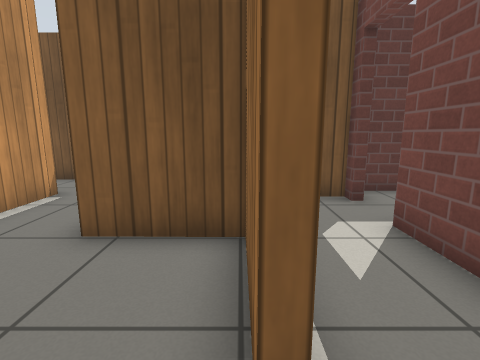
[1] (above)

16 first-person views from a walk through a world built for the Gazebo simulator. The camera is 0.83 m above the floor, tilts 10° down and sees 85° across. The floor is counted in squares, 0.5 m on a side. Each view is taken from the middle of a square. On the plan, view 1 faces up. The plan holds only what a view shows up to about 14 squares ahead; the rest is blank. Gazebo's built-in surfaces are drawn with simple patterns.

[2]
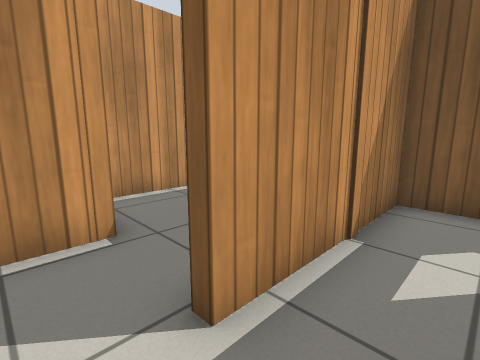

[3]
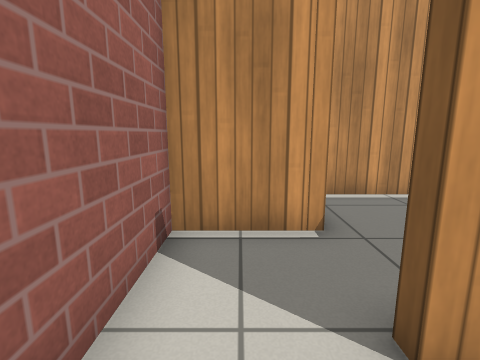

[4]
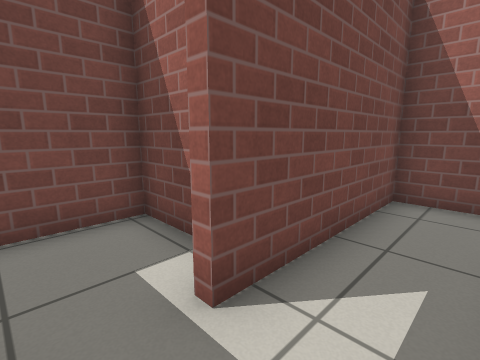

[5]
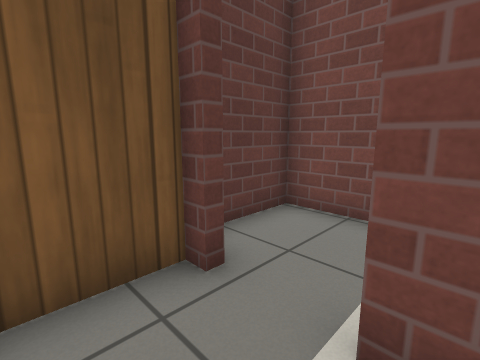

[6]
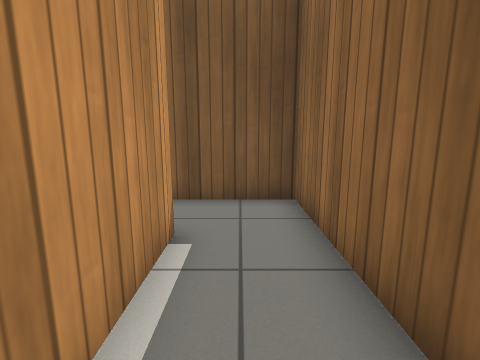

[7]
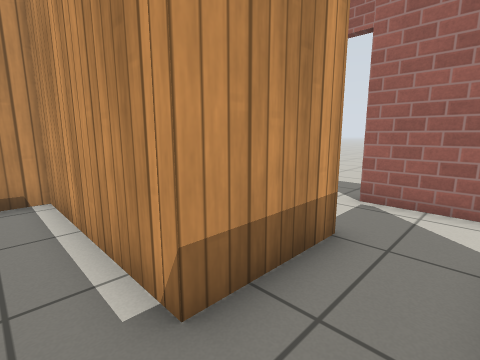

[8]
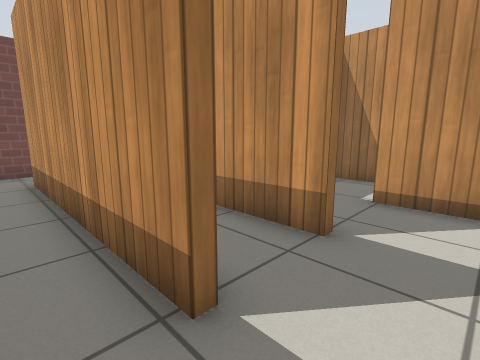

[9]
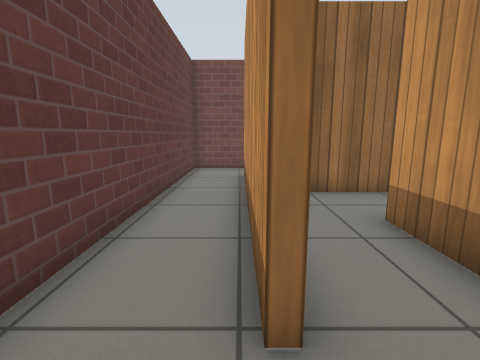

[10]
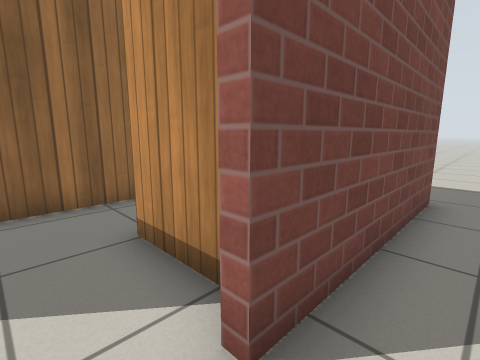

[11]
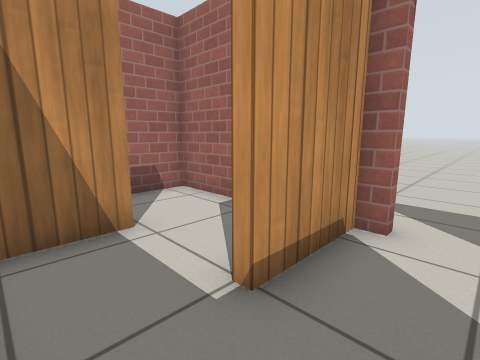

[12]
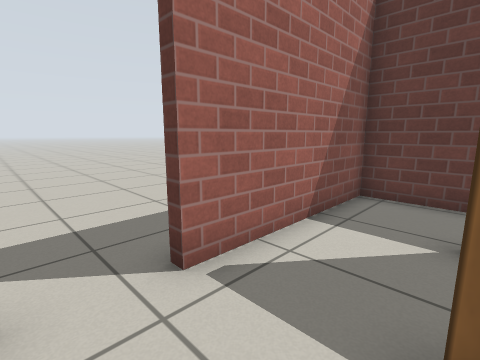

[13]
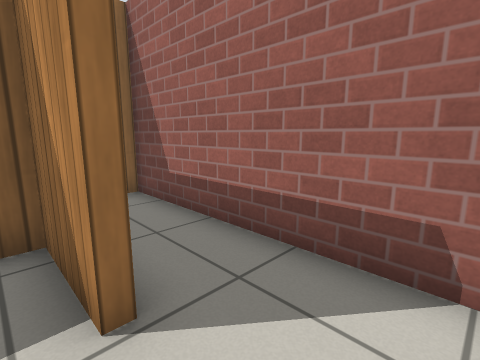

[14]
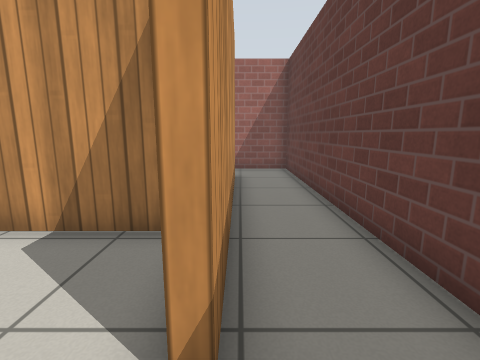

[15]
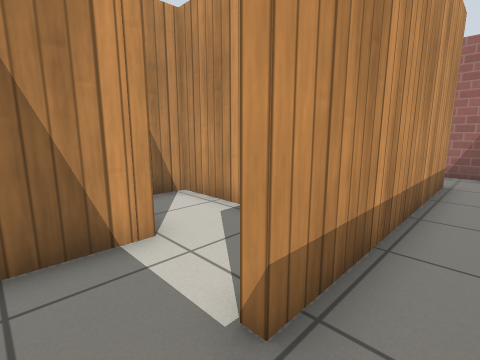

[16]
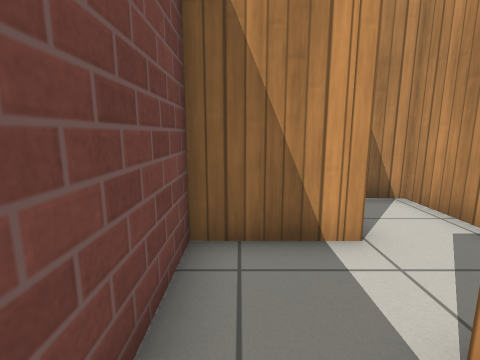

### Floor plan
Points are (right, up) in squares from view 1. A wall is a line through its corners. A room is listed if a view was taken in it or the views show most of it. See-through windows are left out.
Room 1 (view 1)
walls: (-2.3, 1.5) (-2.3, -1.2) (0.6, -1.2); (0.4, 1.3) (0.1, 1.3) (0.1, 4) (-2.6, 4.1)
ways out: opening at (0, 0.5) to room 2; opening at (-3, 2.5) to room 3
Room 2 (views 2, 3, 4, 5)
walls: (2.8, 6.4) (2.8, 6.8) (0.4, 6.8) (0.4, 1.3); (0.6, -1.2) (2.8, -1.2) (2.8, 4.6)
ways out: opening at (0, 0.5) to room 1; open door at (3, 5.5) to room 11
Room 3 (views 6, 7)
walls: (-8.2, 7.1) (-5.1, 7.1) (-5.1, 1.5) (-4.1, 1.5); (-10.6, 9.5) (-10.6, 7.6); (-2.6, 4.1) (-2.6, 9.5) (-6.8, 9.5)
ways out: opening at (-3, 2.5) to room 1; opening at (-9.5, 10) to room 4; opening at (-9.5, 7) to room 7
Room 4 (views 8, 9, 14, 15, 16)
walls: (-8.2, 9.4) (-8.2, 9.8) (0.6, 9.8); (2.8, 9.5) (2.8, 12.2) (-10.6, 12.2) (-10.6, 9.5)
ways out: opening at (-9.5, 10) to room 3; opening at (1.5, 10) to room 12
Room 5 (view 10)
walls: (-10.9, -1.5) (-10.9, 4.8)
ways out: open door at (-11, 5.5) to room 7
Room 6 (view 11)
walls: (-5.4, 4.4) (-5.4, 5.9)
ways out: opening at (-8, 5.5) to room 7; opening at (-6.5, 4) to room 8
Room 7 (view 12)
walls: (-8.2, 6.8) (-8.2, 7.1); (-10.6, 4.8) (-10.6, 4.3) (-7.9, 4.3); (-10.6, 7.6) (-10.6, 6.6)
ways out: opening at (-9.5, 7) to room 3; open door at (-11, 5.5) to room 5; opening at (-8, 5.5) to room 6
Room 8 (view 13)
walls: (-7.9, 4.3) (-7.9, 3.9); (-7.9, 1.5) (-5.4, 1.5) (-5.4, 4.4)
ways out: opening at (-6.5, 4) to room 6; opening at (-9, 1) to room 10
Room 9 (no view inside)
walls: (-2.3, 8.8) (-2.3, 4.3) (-1.2, 4.3)
ways out: opening at (0, 8.5) to room 12
Room 10 (no view inside)
walls: (-10.6, 1.1) (-10.6, -1.2) (-2.6, -1.2)
ways out: opening at (-9, 1) to room 8
Room 11 (no view inside)
walls: (4.4, 3.7) (6.2, 3.7) (6.2, 7.6) (3.6, 7.6)
ways out: open door at (3, 5.5) to room 2
Room 12 (no view inside)
walls: (0, 7.1) (2.8, 7.1) (2.8, 9.5)
ways out: opening at (1.5, 10) to room 4; opening at (0, 8.5) to room 9

Positions as (right, up) in squares from view 1, and headings:
1: (0, 0), facing up
2: (2, 0), facing up-left
3: (2, 0), facing left
4: (1, 6), facing down-right
5: (1, 4), facing up-right
6: (-4, 3), facing up
7: (-4, 9), facing down-left
8: (-10, 11), facing down-right
9: (-10, 10), facing right
10: (-12, 6), facing down-right
11: (-6, 6), facing down-left
12: (-8, 5), facing up-left
13: (-10, 2), facing down-right
14: (2, 10), facing left
15: (2, 11), facing down-left
16: (2, 11), facing down
